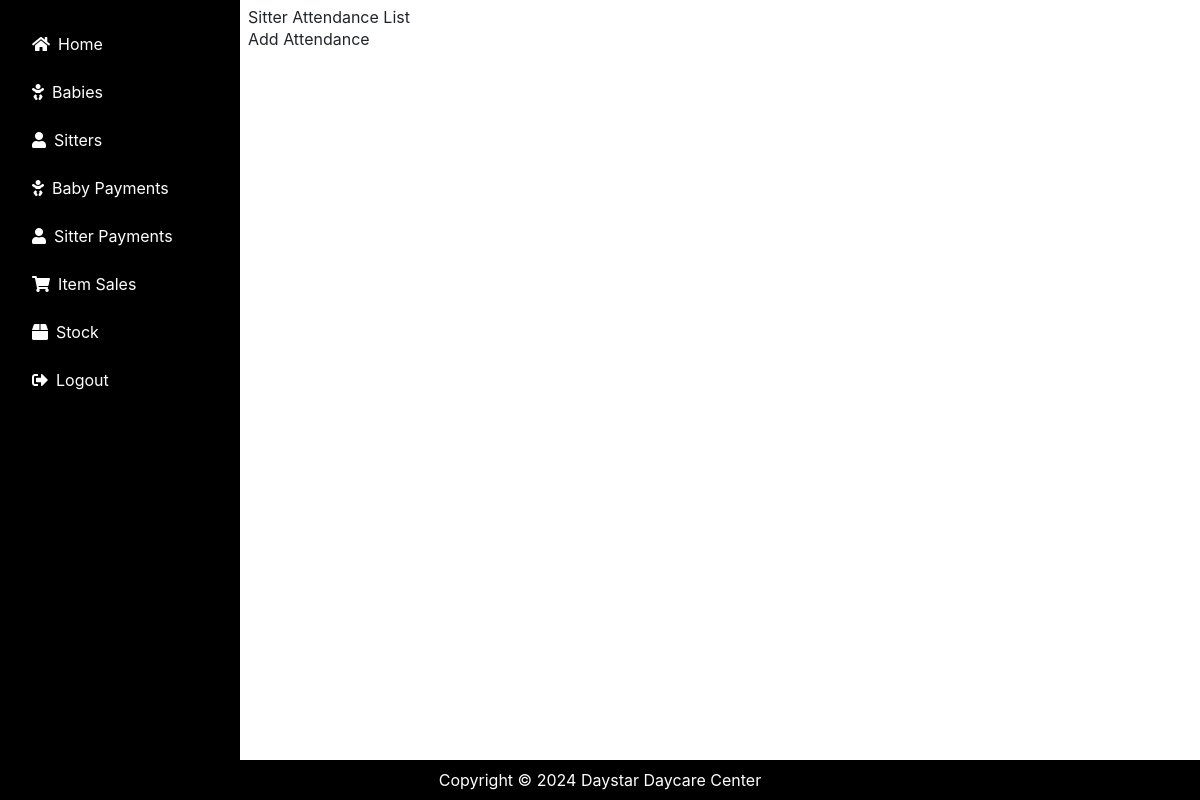
/sitterattendance/, run on an earlier commit of the app's database.
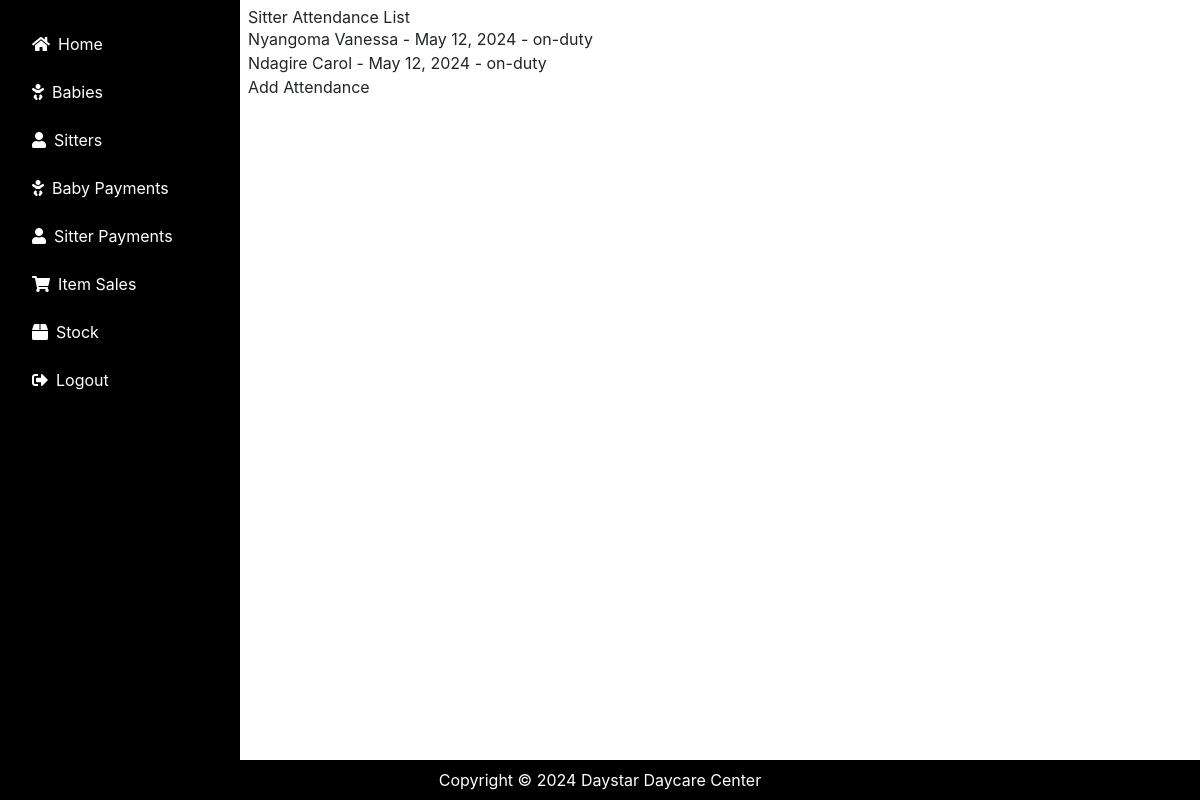
And on a later commit of the database.
### daycare/models.py (models this page shows, shortened)
class Sitterattendance(models.Model):
    sitter_number = models.CharField(max_length=200,unique=True)
    s_name = models.ForeignKey(Sitter, on_delete=models.CASCADE)
    date = models.DateField(default=timezone.now)
    status = models.CharField(max_length=15, default='on-duty')

class Sitter(models.Model):
    s_name = models.CharField(max_length=20)
    location = models.CharField(max_length=20, default='Kabalagala')
    date_of_birth = models.DateField()
    gender = models.CharField(max_length=10, choices=[('M', 'Male'), ('F', 'Female')])
    next_of_kin = models.CharField(max_length=20)
    nin = models.CharField(max_length=20)
    recommender_name = models.CharField(max_length=20)
    religion = models.CharField(max_length=25, blank=True)
    education_level = models.CharField(max_length=255)
    sitter_number = models.CharField(max_length=8,  unique=True,blank=False, null=True)
    contact = models.CharField(max_length=15)
    def __str__(self):
        return self.s_name

### daycare/views.py (the view)
# urls.py: path('sitterattendance/', views.list_sitter_attendance, name='list_sitter_attendance'),
def list_sitter_attendance(request):
    sitter_attendance = Sitterattendance.objects.all()
    return render(request, 'daycare/sitterattendance_list.html', {'sitter_attendance': sitter_attendance})

### daycare/templates/daycare/sitterattendance_list.html (shortened to what this page needs)
{% extends 'daycare/base.html' %}
{% block content%}
<!DOCTYPE html>
<html>
<head>
</head>
<body>
    <h1>Sitter Attendance List</h1>
    <ul>
        {% for attendance in sitter_attendance %}
            <li>{{ attendance.s_name }} - {{ attendance.date }} - {{ attendance.status }}</li>
        {% endfor %}
    </ul>
    <a href="{% url 'add_sitter_attendance' %}">Add Attendance</a>
</body>
</html>
{% endblock %}

### daycare/templates/daycare/base.html (shortened to what this page needs)
<!DOCTYPE html>
<html lang="en">
<head>
    <script src="https://cdn.tailwindcss.com"></script>
    <link rel="stylesheet" href="https://cdnjs.cloudflare.com/ajax/libs/font-awesome/5.15.4/css/all.min.css">
    <link rel="stylesheet" href="https://cdnjs.cloudflare.com/ajax/libs/font-awesome/5.15.4/css/all.min.css">
    <link rel="stylesheet" href="https://stackpath.bootstrapcdn.com/bootstrap/4.3.1/css/bootstrap.min.css">
</head>
<body class="relative min-h-screen w-screen">
    <div class="grid grid-cols-10 min-h-screen">
        <div class="col-span-2">
            <nav class="bg-black flex flex-col gap-2 p-4 text-white h-full">
                <a class="flex gap-2 items-center hover:bg-gray-800 cursor-pointer p-2" href="{% url 'home' %}"> <i class="fa fa-home"></i> Home </a>
                <a class="flex gap-2 items-center hover:bg-gray-800 cursor-pointer p-2" href="{% url 'list_babies' %}"> <i class="fa fa-baby"></i> Babies </a>
                <a class="flex gap-2 items-center hover:bg-gray-800 cursor-pointer p-2" href="{% url 'list_sitters' %}"> <i class="fa fa-user"></i> Sitters </a>
                <div class="flex flex-col gap-2">
                    <a class="flex gap-2 items-center hover:bg-gray-800 cursor-pointer p-2" href="{% url 'list_babypayments' %}"> <i class="fa fa-baby"></i> Baby Payments </a>
                    <a class="flex gap-2 items-center hover:bg-gray-800 cursor-pointer p-2" href="{% url 'list_sitterpayments' %}"> <i class="fa fa-user"></i> Sitter Payments </a>
                    <a class="flex gap-2 items-center hover:bg-gray-800 cursor-pointer p-2" href="{% url 'list_sales' %}"> <i class="fa fa-shopping-cart"></i> Item Sales </a>
                </div>
                <a class="flex gap-2 items-center hover:bg-gray-800 cursor-pointer p-2" href="list_stock"> <i class="fa fa-box"></i> Stock </a>
                <a class="flex gap-2 items-center hover:bg-gray-800 cursor-pointer p-2" href="/logout"> <i class="fa fa-sign-out-alt"></i> Logout </a>
            </nav>
        </div>
        <div class="col-span-8 p-2">
            {% block content %}
            {% endblock %}
        </div>
    </div>
    <footer class="absolute bottom-0 left-0 bg-black text-white text-center p-2 w-full">
        <span> Copyright &copy; 2024 Daystar Daycare Center </span>
    </footer>
</body>
</html>

### daycare/templates/daycare/base.html (style rules this page uses)
nav a { color: white !important; text-decoration: none !important; }

What changed in the data, as far as the page shows it:
added Sitterattendance: s_name "Nyangoma Vanessa", date "May 12, 2024", status "on-duty"
added Sitterattendance: s_name "Ndagire Carol", date "May 12, 2024", status "on-duty"
